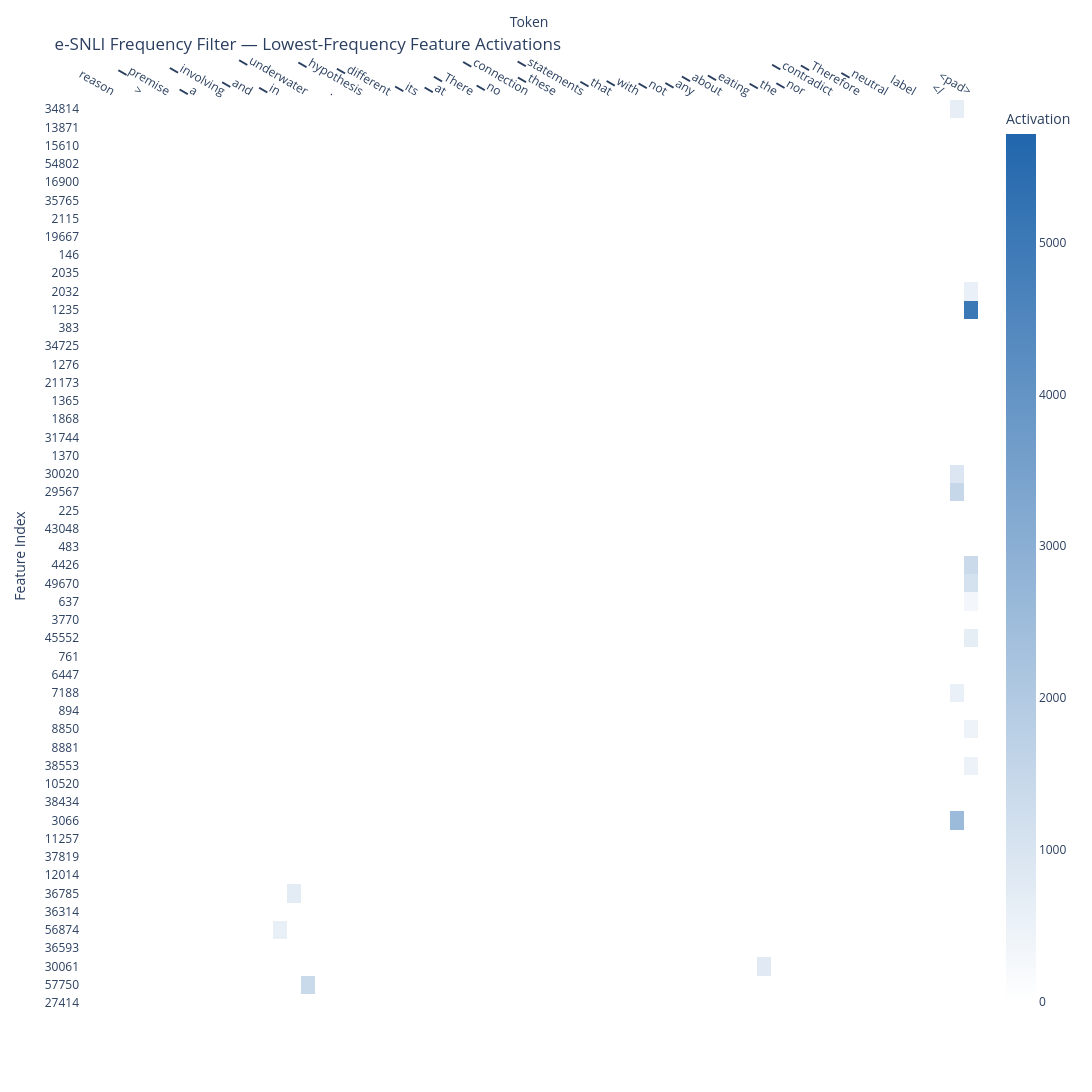

Here is the notebook cell this chart was saved with:
### Code cell
labels = {f.feature_idx: f.description for f in features}

fig = ActivationHeatmap().plot_selected_features(
    selected_acts.T,  # (n_features, n_tokens)
    tokens,
    feature_indices.tolist(),
    labels,
    title="e-SNLI Frequency Filter — Lowest-Frequency Feature Activations",
)
fig.show()

### Figure 1 — Plotly figure (JSON) as saved in the notebook; plotly's stock layout.template omitted (floating-point values rounded to 4 significant figures; data arrays with more than 128 entries replaced by an {"elided": "..."} marker saying what was removed)
{"data": [{"colorbar": {"title": {"text": "Activation"}}, "colorscale": [[0, "rgb(255,255,255)"], [1, "rgb(33,102,172)"]], "hoverinfo": "text", "text": {"elided": "50x145 str values"}, "type": "heatmap", "x": {"elided": "145 str values"}, "y": ["34814", "13871", "15610", "54802", "16900", "35765", "2115", "19667", "146", "2035", "2032", "1235", "383", "34725", "1276", "21173", "1365", "1868", "31744", "1370", "30020", "29567", "225", "43048", "483", "4426", "49670", "637", "3770", "45552", "761", "6447", "7188", "894", "8850", "8881", "38553", "10520", "38434", "3066", "11257", "37819", "12014", "36785", "36314", "56874", "36593", "30061", "57750", "27414"], "z": {"elided": "50x145 float values"}, "zmax": 5714.0, "zmin": 0}], "layout": {"height": 1150, "title": {"text": "e-SNLI Frequency Filter — Lowest-Frequency Feature Activations"}, "width": 3100, "xaxis": {"side": "top", "title": {"text": "Token"}, "type": "category"}, "yaxis": {"autorange": "reversed", "title": {"text": "Feature Index"}, "type": "category"}}}
